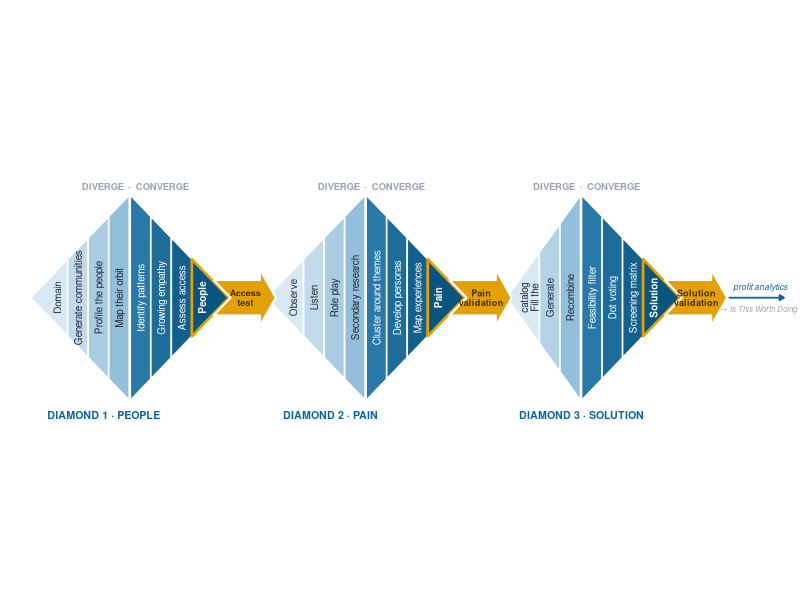
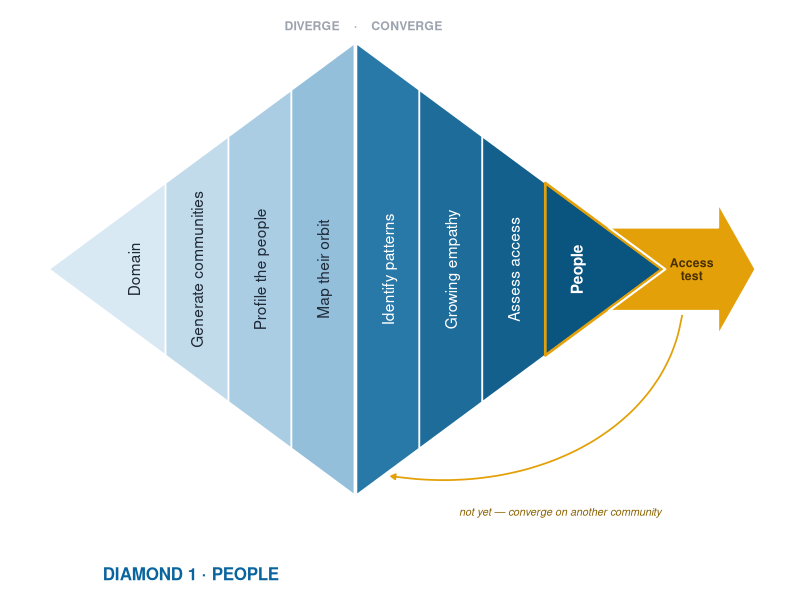
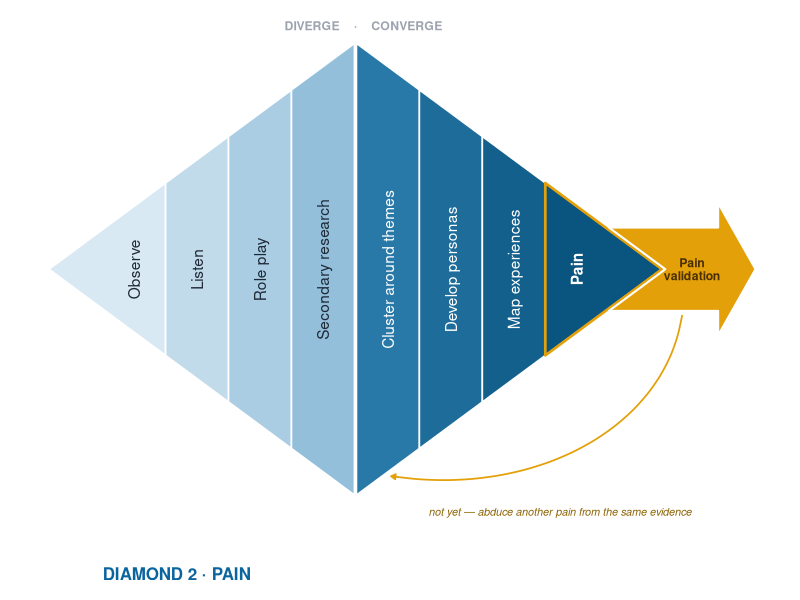
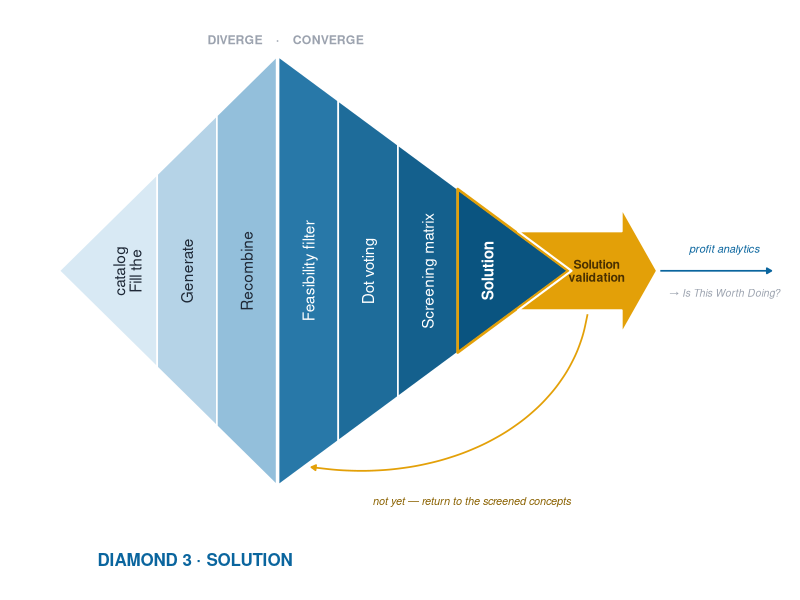
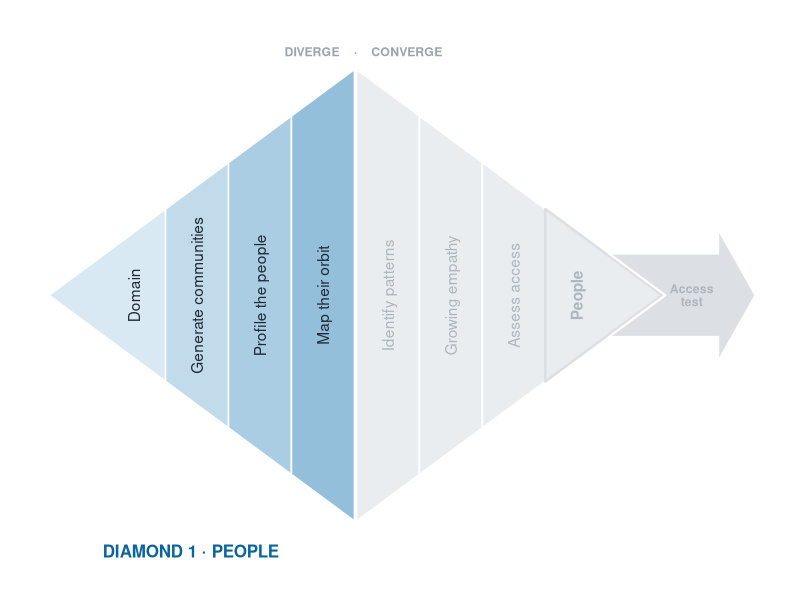
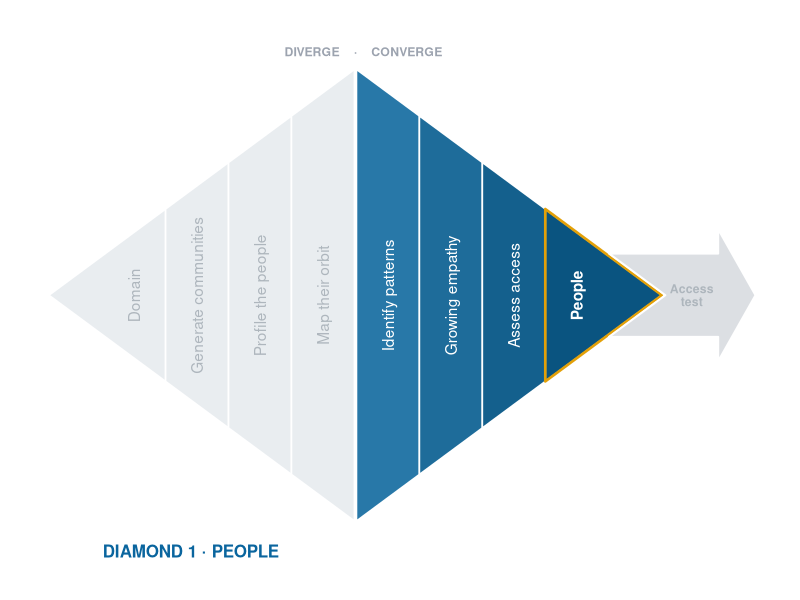
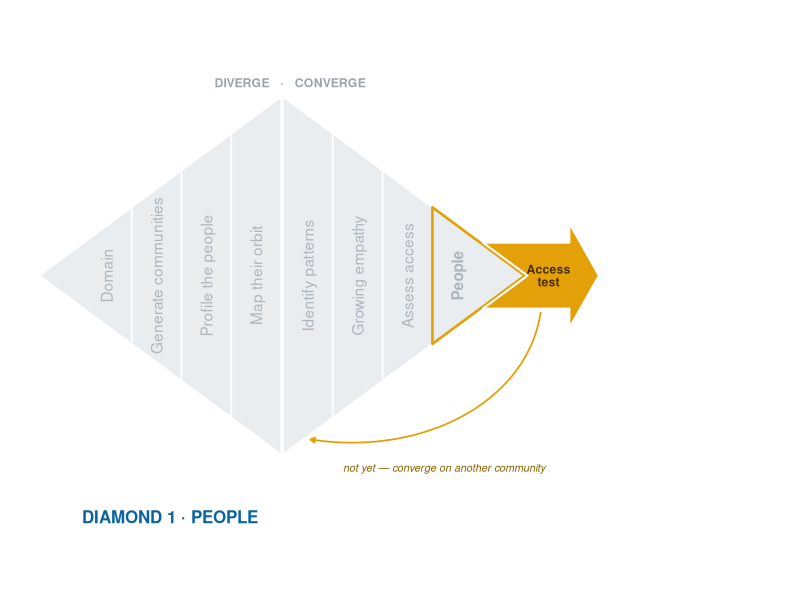
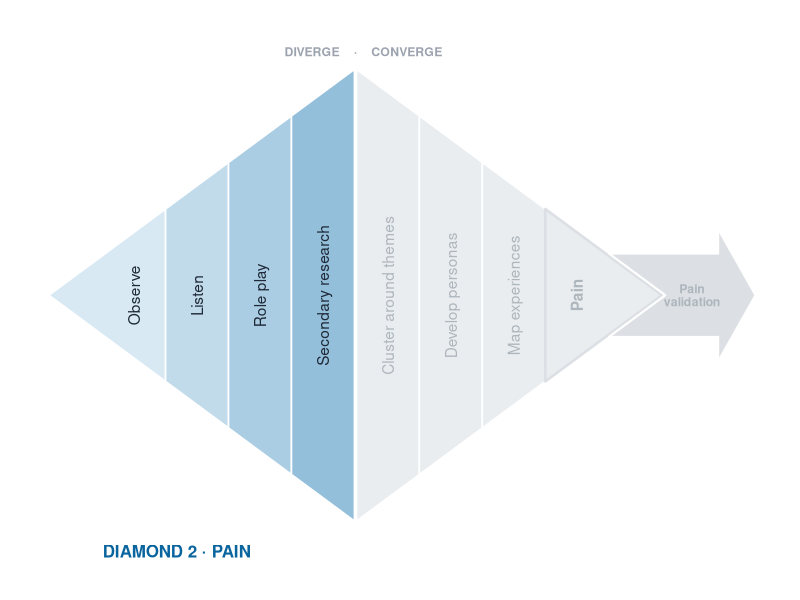

Recreate these plots in R, in order.
## =====================================================================
## PICK UP HERE (NWH, 2026-07-31)
##
## 1. DONE. The old GAP put clearance of GAP/2 - RH before the node and GAP/2
##    after it, so the right side was ~6x wider. PAD replaces it: the literal
##    clearance either side of a node, applied symmetrically. Raise or lower
##    PAD alone. Saving goes through save_fit(), which derives height from the
##    plot's aspect, so recovered width becomes height instead of letterbox.
##
## 2. Loop lines and loop labels in the individual figures need work.
##    The loop drops from the node at -RH to -H-0.9, curves back to the
##    diamond midpoint, and the label sits at -H-1.22. The curvature=-.1 arc
##    and the label centring are the rough parts. The recombine arc in D3
##    (curvature=-.5, above the diamond) is separate and also needs a pass.
##
## 3. Tip sharpness is one parameter: TIP. Currently .52 in the strip and
##    .58 in the detail. Lower is closer to a true point; the tip labels
##    ("Domain", "People") are what will break first.
##
## Not yet done: Fira Sans registration; band widths are uniform rather than
## proportional to the effort each stage takes.
## =====================================================================

library(ggplot2); library(dplyr); library(svglite)

brand <- list(primary="#0A659E", gold="#E3A008", ink="#1F2937", muted="#9CA3AF")
MUTE_FILL <- "#E9EDF0"; MUTE_INK <- "#AEB6BD"; MUTE_GOLD <- "#DCDFE3"

## Brand typography. Set once as a geom default so every text layer inherits it,
## including annotate("text"), which is GeomText under the hood.
FONT <- "Fira Sans"
if (FONT %in% systemfonts::system_fonts()$family) {
  update_geom_defaults("text",  list(family = FONT))
  update_geom_defaults("label", list(family = FONT))
} else {
  message("note: ", FONT, " not installed - falling back to the default sans")
}
## Two-segment ramp. Diverge stays light enough for ink; converge dark enough
## for white. The step between them IS the diverge->converge transition marker.
DIV_RAMP <- c("#D8E9F4", "#93BFDB")
CON_RAMP <- c("#2878A8", "#0A5480")
PHASE_GAP <- 0.03                       # zero: the ramp step alone marks the transition

bands <- function(div, con, x0, SW, H, TIP) {
  n <- length(div); m <- length(con); Wd <- n*SW; Wc <- m*SW
  fd <- colorRampPalette(DIV_RAMP)(n); fc <- colorRampPalette(CON_RAMP)(m)
  hd <- function(x) TIP + (H-TIP)*(x-x0)/Wd
  xc0 <- x0 + Wd + PHASE_GAP
  hc <- function(x) TIP + (H-TIP)*(xc0+Wc-x)/Wc
  capL <- TIP*Wd/(H-TIP); capR <- TIP*Wc/(H-TIP)
  d <- do.call(rbind, lapply(1:n, function(i){
    x1 <- x0+(i-1)*SW; x2 <- x0+i*SW
    ## slice 1 absorbs the left cap: one triangle, no false seam at the join
    px <- if (i==1) c(x0-capL, x2, x2)      else c(x1,x2,x2,x1)
    py <- if (i==1) c(0, -hd(x2), hd(x2))   else c(-hd(x1),-hd(x2),hd(x2),hd(x1))
    data.frame(id=paste0("d",x0,i), x=px, y=py,
               lab=div[i], mid=(x1+x2)/2, fill=fd[i], col=brand$ink, outcome=FALSE,
               phase="diverge")}))
  cc <- do.call(rbind, lapply(1:m, function(i){
    x1 <- xc0+(i-1)*SW; x2 <- xc0+i*SW
    ## the outcome slice absorbs the right cap, so the gold keyline wraps the
    ## whole point instead of stopping at a seam short of it
    px <- if (i==m) c(x1, xc0+Wc+capR, x1)  else c(x1,x2,x2,x1)
    py <- if (i==m) c(-hc(x1), 0, hc(x1))   else c(-hc(x1),-hc(x2),hc(x2),hc(x1))
    data.frame(id=paste0("c",x0,i), x=px, y=py,
               lab=con[i], mid=(x1+x2)/2, fill=fc[i], col="white", outcome=(i==m),
               phase="converge")}))
  ## The point is now part of the end slice, so TIP no longer sets sharpness -
  ## it sets where the LABELLED band ends and the blank nose begins.
  list(poly=rbind(d,cc), right=xc0+Wc+capR, left=x0-capL,
       mid=x0+Wd+PHASE_GAP/2, capR=capR, run=Wc+capR,
       ## underside of the FIRST converge slice: a real edge for the loop-back to
       ## touch, rather than empty space below the shape. It sits lower than the
       ## slices to its right, so the arrow reaches it without crossing them.
       c1x=xc0+SW*.55, c1y=-hc(xc0+SW*.55),
       ## midpoints and edge heights per slice, so an arc can anchor to a NAMED
       ## slice and to the silhouette instead of floating on magic offsets
       dmid=x0+(seq_len(n)-.5)*SW, dtop=hd(x0+(seq_len(n)-.5)*SW),
       cmid=xc0+(seq_len(m)-.5)*SW, ctop=hc(xc0+(seq_len(m)-.5)*SW))
}

## node_style: "rhombus" (flowchart convention: a decision happens here) or
## "arrow"  (a forward arrow carrying the test name: shows motion and keeps the
## pass/fail asymmetry, since failure branches off the axis rather than mirroring
## it). A double-headed arrow was rejected: <-> conventionally reads as a
## bidirectional RELATIONSHIP, not a branch, and would claim a symmetry the
## process does not have.
rev_lines <- function(s)
  vapply(strsplit(s, "\n", fixed=TRUE),
         function(v) paste(rev(v), collapse="\n"), character(1))

build <- function(spec, SW=.62, H=3.1, TIP=.52, PAD=.22, RH=.92,
                  lab=2.5, node=2.3, tag=2.4, title=0, loop=TRUE, sub=FALSE,
                  handoff=FALSE, node_style=c("arrow","rhombus"),
                  focus=c("all","diverge","converge","test")) {
  node_style <- match.arg(node_style); focus <- match.arg(focus)
  ## Arrow geometry, scaled off RH so both styles read at the same weight.
  ## Sized to the label it carries, not to match the rhombus's footprint.
  ## ANT is the tail notch: a concave left edge that mirrors the head, so the
  ## shape reads as RECEIVING as well as sending. Without it the arrow looks
  ## already committed to going forward and the failure branch reads as an
  ## afterthought hanging off it.
  AL <- RH*1.02; AHL <- RH*0.52; ABH <- RH*0.58; AHH <- RH*0.92
  ## ANT is derived, not chosen: the notch is cut at the SAME angle as the
  ## diamond's converge edge (run/rise), so the join reads as one more step
  ## separator - a sideways V - rather than a foreign shape meeting the point.
  ANT <- ABH * (length(spec[[1]]$con)*SW + TIP*(length(spec[[1]]$con)*SW)/(H-TIP)) / H
  ## does this figure draw the recombine arc? decided up front, because the
  ## DIVERGE/CONVERGE label has to sit above it rather than be crossed by it
  has_rec <- any(vapply(spec, function(s) isTRUE(s$recomb), logical(1)))
  rec_up  <- focus=="converge" && has_rec
  rec_div <- focus=="diverge"  && has_rec
  P <- NULL; L <- NULL; N <- NULL; A <- NULL; x <- 0
  for (k in seq_along(spec)) {
    s <- spec[[k]]; b <- bands(s$div, s$con, x, SW, H, TIP)
    P <- rbind(P, b$poly)
    L <- rbind(L, b$poly %>% filter(!is.na(lab)) %>% group_by(lab) %>%
                 summarise(mid=first(mid), col=first(col), outcome=first(outcome), .groups="drop"))
    half <- if (node_style=="rhombus") RH else AL
    ## Arrow mode: seat the diamond's point INSIDE the tail notch, so the two
    ## shapes interlock instead of facing each other across a gap.
    tx <- if (node_style=="rhombus") b$right + PAD + half
          else b$right + .05 - ANT + AL
    nv <- if (node_style=="rhombus")
      data.frame(x=c(tx-RH,tx,tx+RH,tx), y=c(0,RH,0,-RH))
    else            # notched tail -> body -> head, one closed polygon
      data.frame(
        x=c(tx-AL,     tx+AL-AHL, tx+AL-AHL, tx+AL, tx+AL-AHL, tx+AL-AHL, tx-AL, tx-AL+ANT),
        y=c(-ABH,      -ABH,      -AHH,      0,     AHH,       ABH,       ABH,   0))
    N <- rbind(N, data.frame(dia=k, tx=tx, lab=s$test, nv))
    rf <- if (is.null(s$recomb_from)) 3L else s$recomb_from
    rt <- if (is.null(s$recomb_to))   4L else s$recomb_to
    A <- rbind(A, data.frame(dia=k, x0=b$right, tx=tx, xl=x, xm=b$mid, lab=s$test,
                             c1x=b$c1x, c1y=b$c1y,
                             rfx=b$cmid[rf], rfy=b$ctop[rf],
                             rtx=b$dmid[rt], rty=b$dtop[rt],
                             back=s$back, sub=s$sub, title=s$title,
                             recomb=isTRUE(s$recomb),
                             nL=tx-half, nR=tx+half,
                             ntx=if (node_style=="rhombus") tx else tx+(ANT-AHL)/2,
                             nbot=if (node_style=="rhombus") -RH else -ABH,
                             last=(k==length(spec))))
    x <- tx + half + PAD             # same clearance on the way out
  }
  ## Highlight by muting, never by cropping: the reader keeps the whole cycle in
  ## view and sees where in it this chapter sits. Cropping would throw away the
  ## "where am I" that the colour is there to answer.
  if (focus != "all") {
    off <- P$phase != focus
    P$fill[off] <- MUTE_FILL
    L$col[L$lab %in% P$lab[off]] <- MUTE_INK
    if (focus == "test") { P$fill[] <- MUTE_FILL; L$col[] <- MUTE_INK }
  }
  gold_now  <- if (focus %in% c("all","converge","test")) brand$gold else MUTE_GOLD
  node_now  <- if (focus %in% c("all","test")) brand$gold else MUTE_GOLD
  node_ink  <- if (focus %in% c("all","test")) "#4A3000" else MUTE_INK
  g <- ggplot() +
    geom_polygon(data=P, aes(x,y,group=id, fill=I(fill)), colour="white", linewidth=.55) +
    # outcome slice: gold keyline, rhyming with the gold node it feeds
    geom_polygon(data=P %>% filter(outcome), aes(x,y,group=id),
                 fill=NA, colour=gold_now, linewidth=.9) +
    ## Slice labels are rotated 90 degrees. ggplot lays a multi-line string out
    ## in reading order and THEN rotates the whole block, which lands line 1 on
    ## the far side - so "Fill the\ncatalog" rendered as "catalog / Fill the".
    ## Reverse the lines here so a rotated label reads correctly. Single-line
    ## labels are untouched, and node labels (not rotated) must NOT go through
    ## this. Write specs in normal reading order; this keeps them honest.
    geom_text(data=L, aes(mid, 0, label=rev_lines(lab)), angle=90, size=lab,
              lineheight=.88, colour=L$col, fontface=ifelse(L$outcome,2,1))
  PHL <- if (rec_up || rec_div) 1.02 else .26   # phase label clears either arc
  for (i in seq_len(nrow(A))) {
    a <- A[i,]
    ## In arrow mode the notch receives the diamond's point, so the little
    ## in/out arrows are redundant and were removed.
    if (node_style=="rhombus") g <- g +
      annotate("segment", x=a$x0+.05, xend=a$nL-.06, y=0, yend=0,
               colour=brand$muted, linewidth=.55,
               arrow=arrow(length=unit(.11,"cm"), type="closed"))
    g <- g +
      ## Anchor the SEPARATOR on the phase boundary, not the string's centre.
      ## This dot genuinely encodes the diverge->converge transition, so it sits
      ## exactly on it. Three elements, not two: the dot must be its own centred
      ## mark. Bundling it into the left string with hjust=1 puts the dot's right
      ## EDGE on the boundary, which reads as off-centre. Offset scales with the
      ## type size so it holds at both the strip and detail scales.
      annotate("text", x=a$xm - tag*.075, y=H+PHL, label="DIVERGE", hjust=1,
               size=tag, fontface=2, colour=brand$muted) +
      annotate("text", x=a$xm, y=H+PHL, label="·", hjust=.5,
               size=tag, fontface=2, colour=brand$muted) +
      annotate("text", x=a$xm + tag*.075, y=H+PHL, label="CONVERGE", hjust=0,
               size=tag, fontface=2, colour=brand$muted)
    if (!a$last && node_style=="rhombus") g <- g +
      annotate("segment", x=a$nR+.06, xend=a$nR+PAD-.05, y=0, yend=0,
               colour=brand$primary, linewidth=.55,
               arrow=arrow(length=unit(.11,"cm"), type="closed"))
    if (loop) g <- g +
      annotate("curve", x=a$tx, xend=a$c1x, y=a$nbot-.06, yend=a$c1y-.10,
               curvature=-.42, angle=105, ncp=14,
               colour=brand$gold, linewidth=.6,
               arrow=arrow(length=unit(.13,"cm"), type="closed")) +
      ## sit just under the arc's belly, biased toward the node end where the
      ## arc is steepest - the label belongs to the return path, not to the
      ## empty space beneath the diamond
      annotate("text", x=a$tx*.58 + a$c1x*.42, y=a$c1y-.62, label=a$back,
               size=tag-.35, fontface=3, colour="#8A6100")
    ## D3's inner loop: recombine the best losers. It happens AT the screening
    ## matrix, so it appears ONLY on the convergence figure - the chapter that
    ## teaches it. On the whole-diamond figure it competed with the validation
    ## loop and read as a stray arc.
    ## NOT gated on `loop`: the validation loop and the recombine loop are
    ## different things. Convergence figures show this one with loop=FALSE.
    if (a$recomb && focus == "converge") g <- g +
      ## rise from the screening matrix, cross above the peak, descend into the
      ## recombination slice. One curve cannot do this: the peak sits BETWEEN the
      ## two anchors, so any single arc cuts the silhouette.
      annotate("segment", x=a$rfx, xend=a$rfx, y=a$rfy+.06, yend=H+.40,
               colour=brand$gold, linewidth=.6) +
      annotate("curve", x=a$rfx, xend=a$rtx, y=H+.40, yend=H+.40,
               curvature=.14, ncp=14, colour=brand$gold, linewidth=.6) +
      annotate("segment", x=a$rtx, xend=a$rtx, y=H+.40, yend=a$rty+.10,
               colour=brand$gold, linewidth=.6,
               arrow=arrow(length=unit(.12,"cm"), type="closed")) +
      annotate("text", x=a$rfx+SW*.30, y=H*.55, hjust=0, size=tag-.3,
               fontface=3, colour="#8A6100",
               label="work the concepts into better ones")   # covers both laps: first-pass
               ## elaboration AND salvaging the best of the screened-out concepts
    ## the vertical list replaces the inline run-on when the test IS the subject
    ## First-lap recombination: work a concept, feed the result back into the
    ## pool, repeat. No screening required - this is why a team can reach ~100
    ## ideas in half an hour rather than grinding for days.
    if (rec_div && a$recomb) g <- g +
      annotate("curve", x=a$rtx, xend=a$rtx-SW, y=a$rty+.20, yend=a$rty-.55,
               curvature=.85, ncp=16, colour=brand$gold, linewidth=.6,
               arrow=arrow(length=unit(.12,"cm"), type="closed")) +
      annotate("text", x=a$rtx+SW*.28, y=H*.60, hjust=0, size=tag-.3,
               fontface=3, colour="#8A6100",
               label="each pass feeds the pool again")
    if (sub && focus != "test" && nzchar(a$sub)) g <- g +
      annotate("text", x=a$tx, y=a$nbot-.62, label=a$sub, size=tag-.5, colour=brand$muted, fontface=3)
    ## Left-aligned at the diamond's left tip, deliberately NOT centred. Its
    ## separator divides an index from a name and encodes nothing structural,
    ## so it must not land near the phase gutter — a near-miss reads as a failed
    ## alignment and invites a meaning that isn't there. Off the axis entirely.
    if (title>0) g <- g +
      annotate("text", x=a$xl, y=if (loop) -H-1.15 else -H-.44, hjust=0,
               label=a$title, size=title, fontface=2, colour=brand$primary)
  }
  ## headroom must account for the recombine arc too, not just the loop below:
  ## the convergence figure draws that arc with loop = FALSE, and without this
  ## it was silently clipped by the panel.
  rec_up <- focus=="converge" && any(vapply(spec, function(s) isTRUE(s$recomb), logical(1)))
  xr <- c(-.3-TIP*2, x + if (handoff) 1.9 else if (focus=="test") 3.4 else .35)
  ## The loop hangs BELOW the diamond, so `loop` buys headroom at the bottom
  ## only. It used to pad the TOP by the same 1.75, reserving a band nothing is
  ## ever drawn in - that was the dead space above every per-diamond figure.
  ## The top only needs room when a recombine arc rises into it.
  yr <- c(if (loop) -H-1.48 else -H-.72,
          H + if (rec_up || rec_div) 1.45 else .58)
  g <- g + geom_polygon(data=N, aes(x,y,group=dia), fill=node_now, colour="white", linewidth=.7) +
    geom_text(data=A, aes(ntx, 0, label=lab), size=node,
              fontface=2, colour=node_ink, lineheight=.88) +
    (if (focus=="test" && nzchar(spec[[1]]$sub)) {
       tl <- trimws(strsplit(spec[[1]]$sub, "·", fixed=TRUE)[[1]])
       ty <- seq_along(tl); ty <- (mean(ty)-ty) * (tag*.115)
       list(annotate("text", x=A$nR[1]+PAD*2.2, y=ty, label=tl, hjust=0,
                     size=tag-.25, colour=brand$ink),
            annotate("text", x=A$nR[1]+PAD*2.2, y=max(ty)+tag*.16,
                     label="tests available", hjust=0, size=tag-.5,
                     fontface=3, colour=brand$muted))
     } else NULL) +
    (if (handoff) list(
      annotate("segment", x=x-PAD+.05, xend=x+1.5, y=0, yend=0, colour=brand$primary,
               linewidth=.6, arrow=arrow(length=unit(.13,"cm"), type="closed")),
      annotate("text", x=x+.78, y=.34, size=tag-.3, fontface=3, colour=brand$primary,
               label="profit analytics"),
      annotate("text", x=x+.78, y=-.34, size=tag-.45, fontface=3, colour=brand$muted,
               label="→ Is This Worth Doing?")) else NULL) +
    coord_fixed(xlim=xr, ylim=yr, expand=FALSE) +
    theme_void(base_family=FONT) + theme(plot.margin=margin(2,2,2,2))
  ## coord_fixed() locks the data aspect at 1:1. If ggsave's width/height does
  ## not match diff(xr)/diff(yr), ggplot letterboxes the panel and you get dead
  ## margin you cannot remove with GAP. Carry the aspect so ggsave can match it.
  attr(g, "aspect") <- diff(xr) / diff(yr)
  g
}

## Save at a canvas matching the plot's own aspect, so coord_fixed() never
## letterboxes. SVG, not PNG: these are line art displayed at ~25% width in the
## chapters, so vector stays crisp at any zoom, weighs less, and keeps the
## labels as REAL TEXT - searchable, selectable, and readable by a screen
## reader. The outlined-path SVGs this replaces had none of that.
save_fit <- function(path, g, width) {
  ggsave(path, g, width = width, height = width / attr(g, "aspect"), bg = "white")
  invisible(attr(g, "aspect"))
}

D1 <- list(div=c("Domain","Generate communities","Profile the people","Map their orbit"),
           con=c("Identify patterns","Growing empathy","Assess access","People"),
           test="Access\ntest", title="DIAMOND 1 · PEOPLE", sub="",
           back="not yet — converge on another community")
D2 <- list(div=c("Observe","Listen","Role play","Secondary research"),
           con=c("Cluster around themes","Develop personas","Map experiences","Pain"),
           test="Pain\nvalidation", title="DIAMOND 2 · PAIN",
           sub="pain validation · ouch factor · willingness to pay",
           back="not yet — abduce another pain from the same evidence")
D3 <- list(div=c("Fill the\ncatalog","Generate","Recombine"), recomb_to=3L,
           con=c("Feasibility filter","Dot voting","Screening matrix","Solution"),
           test="Solution\nvalidation", title="DIAMOND 3 · SOLUTION", recomb=TRUE,
           sub="customer validation · verification · wow factor · $100 · smoke test",
           back="not yet — return to the screened concepts")

## Output directory: the OUT env var if set, otherwise the working directory.
## (Previously OUT was required; unset it resolved to "" and ragg tried to write
## to the filesystem root -> "agg could not write to the given file".)

## Default output is the book's images/ directory, resolved relative to this
## script, so `Rscript scripts/diamonds.R` from the repo root just works.
O <- Sys.getenv("OUT")
if (!nzchar(O)) {
  args <- commandArgs(trailingOnly = FALSE)
  here <- dirname(sub("^--file=", "", args[grep("^--file=", args)]))
  O <- if (length(here)) normalizePath(file.path(here, "..", "images")) else getwd()
}
if (!dir.exists(O)) dir.create(O, recursive = TRUE)
## =====================================================================
## MANIFEST — every figure the book needs, from one source of truth.
## Change a label, the palette, or the geometry once; regenerate all of them.
## Flags: loop (show the "no" path) · handoff (point on to profit analytics)
##        focus (all|diverge|converge|test) · sub (name the tests)
## =====================================================================
DS <- list(D1, D2, D3)
DETAIL <- function(...) build(..., SW=.92, H=3.3, TIP=.58, PAD=.26, RH=1.05,
                              lab=3.9, node=3.1, tag=3.1, title=4.3)

## A · the spine: all three, low detail, no loops, ends in the handoff
## The node is a forward ARROW, not a rhombus. A rhombus shows the failure
## branch dropping away but says nothing about the pass; the arrow carries the
## forward motion in its shape, so the pair reads as "you will most likely go
## on, and occasionally loop back" - the asymmetry entrepreneurs actually face.
save_fit(file.path(O,"spine.svg"),
         build(DS, loop=FALSE, title=2.7, handoff=TRUE), width=13.8)

## C · one figure per diamond, with its loop-back. Only Diamond 3 hands off.
for (i in 1:3)
  save_fit(file.path(O, sprintf("diamond-%d.svg", i)),
           DETAIL(DS[i], loop=TRUE, handoff=(i==3)), width=9.6)

## B · one per chapter: the WHOLE diamond, other phases muted, so the reader
##     keeps the cycle in view and sees where this chapter sits inside it.
for (i in 1:3) for (ph in c("diverge","converge","test"))
  save_fit(file.path(O, sprintf("d%d-%s.svg", i, ph)),
           DETAIL(DS[i], loop=(ph=="test"), handoff=FALSE,
                  focus=ph, sub=(ph=="test")), width=9.6)

cat("  wrote 2 spine + 3 diamond + 9 chapter figures\n")
cat("ok\n")
